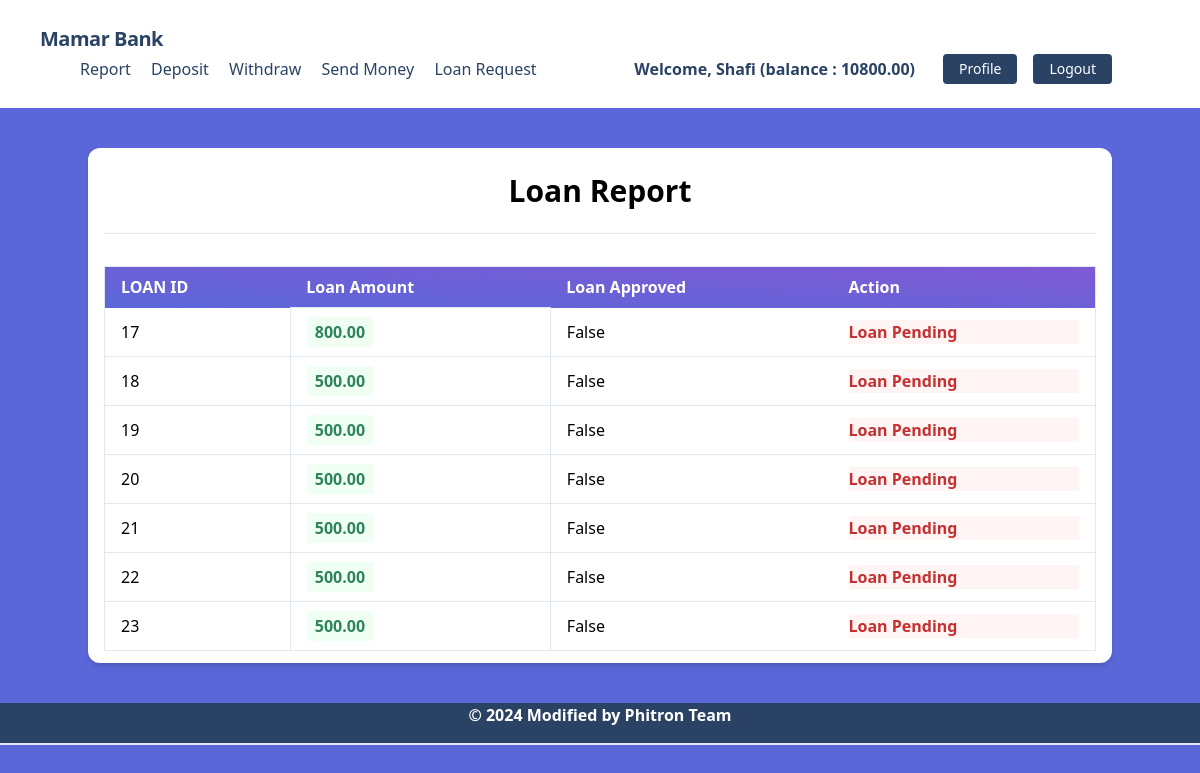
Screenshot of /transactions/loans_list/ (signed in) with the database file from the repository.
### accounts/models.py (models this page shows, shortened)
class UserBankAcoount(models.Model):
    user= models.OneToOneField(User, related_name='account',on_delete=models.CASCADE)
    account_type = models.CharField(max_length=10,choices=ACCOUNT_TYPE)
    account_number =models.IntegerField(unique=True)  #account number always different hobe
    birt_date = models.DateField(null=True,blank=True)
    gender = models.CharField(choices=GENDER_TYPE,max_length=10)
    initial_deposit = models.DateField(auto_now_add=True)
    balance = models.DecimalField(default=0,max_digits=12,decimal_places=2) # ekjon user 12 ta digit user korte parbe and 2 digit after doshomik use korte parbe

### transactions/models.py (models this page shows)
class Transaction(models.Model):
    account = models.ForeignKey(UserBankAcoount, related_name='transactions',on_delete=models.CASCADE)
    amount = models.DecimalField(decimal_places=2,max_digits=12)
    balance_after_transaction = models.DecimalField(decimal_places=2, max_digits=12)
    transaction_type = models.IntegerField(choices=TRANSACTION_TYPE,null=True)
    timestamp =models.DateTimeField(auto_now_add=True)
    loan_approved = models.BooleanField(default=False)
    class Meta:
        ordering = ['timestamp']

### transactions/views.py (the view)
# urls.py: path('loans_list/',LoanListView.as_view(), name = 'loan_list'),
class LoanListView(LoginRequiredMixin,ListView):
    model = Transaction
    template_name  = "loan_request.html"
    context_object_name = 'loans'
    def get_queryset(self):
        user_account = self.request.user.account
        queryset = Transaction.objects.filter(account=self.request.user.account, transaction_type=3)
        return queryset

### transactions/templates/loan_request.html (shortened to what this page needs)
{% extends 'base.html' %}
{% block content %}
<div class="my-10 py-3 px-4 bg-white rounded-xl shadow-md">
  <h1 class="font-bold text-3xl text-center pb-5 pt-2">Loan Report</h1>
  <hr />
  <table
    class="table-auto mx-auto w-full px-5 rounded-xl mt-8 border dark:border-neutral-500"
  >
    <thead class="bg-purple-900 text-white text-left">
      <tr
        class="bg-gradient-to-tr from-indigo-600 to-purple-600 rounded-md py-2 px-4 text-white font-bold"
      >
        <th class="px-4 py-2">LOAN ID</th>
        <th class="px-4 py-2">Loan Amount</th>
        <th class="px-4 py-2">Loan Approved</th>
        <th class="px-4 py-2">Action</th>
      </tr>
    </thead>
    <tbody>
      {% for loan in loans %}
      <tr class="border-b dark:border-neutral-500">
        <td class="px-4 py-2">
         {{ loan.id }}
        </td>
        <td class="px-4 py-3 text-s border">
          <span
            class="px-2 py-1 font-bold leading-tight rounded-sm text-green-700 bg-green-100"
          >
            {{ loan.amount }}
          </span>
        </td>
        <td class="px-4 py-2">
          {{ loan.loan_approved }}
        </td>
        <td class="px-4 py-2">
          {% if loan.loan_approved %}
          <a class="font-bold bg-red-900 text-white hover:text-blue-900 hover:bg-white border border-blue-900 font-bold px-4 py-2 rounded-lg" href='{% url "loan_pay" loan.id %}'>Pay</a>
          {% else %}
          <p class="font-bold text-red-700 bg-red-100">Loan Pending</p>
          {% endif %}
        </td>
      </tr>
      {% endfor %}
    </tbody>
  </table>
</div>
{% endblock %}

### core/templates/base.html (shortened to what this page needs)
<!DOCTYPE html>
<html lang="en">
<head>
    <link href="https://unpkg.com/tailwindcss@^1.0/dist/tailwind.min.css" rel="stylesheet">
</head>
</head>
<body class="bg-indigo-600">
    {% include 'navbar.html' %}
    {% block body %}
    <div class="lg:container lg:mx-auto" id="main">
        {% block content %}
        {% endblock %}
    </div>
    {% include 'footer.html' %}
    {% endblock %}
</body>
</html>

### core/templates/navbar.html (shortened to what this page needs)
<nav class="flex items-center justify-between flex-wrap bg-white p-6 px-10">
    <div class="flex items-center flex-shrink-0 text-white mr-6">
        <span class="font-semibold text-xl tracking-tight text-blue-900"><a href="/">Mamar Bank</a></span>
    </div>
    <div class="w-full block flex-grow lg:flex lg:items-center lg:w-auto px-10">
        {% if request.user.is_authenticated %}
        <div class="text-md lg:flex-grow">
            <a href="{% url 'transaction_report' %}"
                class="block mt-4 lg:inline-block lg:mt-0 text-blue-900 hover:text-red-900 hover:font-black mr-4">
                Report
            </a>
            <a href="{% url 'deposit_money' %}"
                class="block mt-4 lg:inline-block lg:mt-0 text-blue-900 hover:text-red-900 hover:font-black mr-4">
                Deposit
            </a>
            <a href="{% url 'withdraw_money' %}"
                class="block mt-4 lg:inline-block lg:mt-0 text-blue-900 hover:text-red-900 hover:font-black mr-4">
                Withdraw
            </a>
            <a href="{% url 'money_transfer' %}"
                class="block mt-4 lg:inline-block lg:mt-0 text-blue-900 hover:text-red-900 hover:font-black mr-4">
                Send Money
            </a>
            <a href="{% url 'loan_request' %}"
                class="block mt-4 lg:inline-block lg:mt-0 text-blue-900 hover:text-red-900 hover:font-black mr-4">
                Loan Request
            </a>
        </div>
        <div class="flex w-auto">
            <div class="text-blue-900 my-auto font-black px-5">Welcome,
                {{ request.user.first_name }} (balance :
                {{request.user.account.balance}}) </div>
            <a href="{% url 'profile' %}"
                class="mx-2 inline-block font-medium text-sm px-4 py-2 leading-none bg-blue-900 rounded text-white border-white hover:border-transparent hover:text-dark hover:bg-red-700 mt-4 lg:mt-0">Profile</a>
            <form action="{% url 'logout' %}" method="post">
                <button type="submit" class="mx-2 inline-block font-medium text-sm px-4 py-2 leading-none bg-blue-900 rounded text-white border-white hover:border-transparent hover:text-dark hover:bg-red-700 mt-4 lg:mt-0">Logout</button>
            </form>
        </div>
        {% endif %}
    </div>
</nav>

### core/templates/footer.html
<footer class="footer bg-blue-900 text-white relative border-b-2 mt-10">
    <div class="container mx-auto px-6">
        <div class="mt-5 flex flex-col items-center">
            <div class="sm:w-2/3 text-center py-0 pb-2">
                <p class="text-md text-white font-bold mb-2">
                    © {% now "Y" %} Modified by Phitron Team
                </p>
            </div>
        </div>
    </div>
</footer>

### rows the page displays
Transaction: id "17", amount "800.00", loan_approved "False", shows "Loan Pending"
Transaction: id "18", amount "500.00", loan_approved "False", shows "Loan Pending"
Transaction: id "19", amount "500.00", loan_approved "False", shows "Loan Pending"
Transaction: id "20", amount "500.00", loan_approved "False", shows "Loan Pending"
Transaction: id "21", amount "500.00", loan_approved "False", shows "Loan Pending"
Transaction: id "22", amount "500.00", loan_approved "False", shows "Loan Pending"
Transaction: id "23", amount "500.00", loan_approved "False", shows "Loan Pending"

### other values shown
{{ request.user.first_name }} "Shafi"
{{ request.user.account.balance }} "10800.00"
